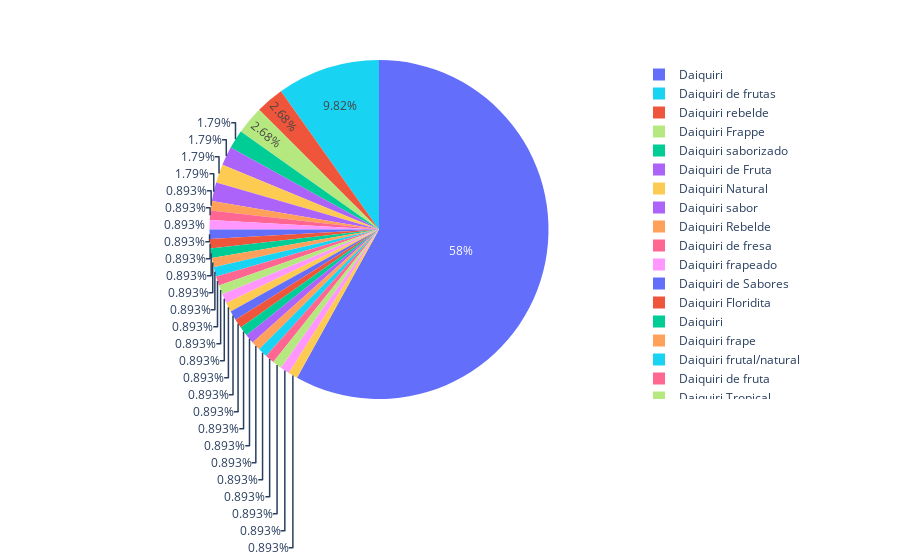

Write notebook code for a chart like this one.
### Code cell
dai = px.pie(dfVD, values = "Contador", names = "Coctel", color = "Coctel")
dai.show()

### Figure 1 — Plotly figure (JSON) as saved in the notebook; plotly's stock layout.template omitted (floating-point values rounded to 4 significant figures)
{"data": [{"customdata": [["Daiquiri"], ["Daiquiri rebelde"], ["Daiquiri saborizado"], ["Daiquiri"], ["Daiquiri de Fruta"], ["Daiquiri Rebelde"], ["Daiquiri"], ["Daiquiri de frutas"], ["Daiquiri de fresa"], ["Daiquiri Frappe"], ["Daiquiri saborizado"], ["Daiquiri frapeado"], ["Daiquiri"], ["Daiquiri"], ["Daiquiri"], ["Daiquiri rebelde"], ["Daiquiri Natural"], ["Daiquiri Frappe"], ["Daiquiri de Sabores"], ["Daiquiri"], ["Daiquiri rebelde"], ["Daiquiri Floridita"], ["Daiquiri"], ["Daiquiri de frutas"], ["Daiquiri "], ["Daiquiri sabor"], ["Daiquiri"], ["Daiquiri frape"], ["Daiquiri Frappe"], ["Daiquiri"], ["Daiquiri de Fruta"], ["Daiquiri frutal/natural"], ["Daiquiri de fruta"], ["Daiquiri Tropical"], ["Daiquiri"], ["Daiquiri Natural"], ["Daiquiri Frapeado Natural"], ["Daiquiri mulata"], ["Daiquiri Saborizado"], ["Daiquiri"], ["Daiquiri"], ["Daiquiri de frutas"], ["Daiquiri sabor"], ["Daiquiri de arandano o fresa"], ["Daiquiri de frutas"], ["Daiquiri"], ["Daiquiri de frutas"], ["Daiquiri"], ["Strawberry Daiquiri"], ["Daiquiri de frutos del bosque natural"], ["Daiquiri de frutas"], ["Daiquiri de sabores"], ["Tropical Daiquiri"], ["Hemingway Daiquiri"], ["Daiquiri"], ["Daiquiri de fresas"], ["Daiquiri de Frutas"], ["Daiquiri"], ["Daiquiri frutal"]], "domain": {"x": [0, 1], "y": [0, 1]}, "hovertemplate": "Coctel=%{customdata[0]}<br>Contador=%{value}<extra></extra>", "labels": ["Daiquiri", "Daiquiri rebelde", "Daiquiri saborizado", "Daiquiri", "Daiquiri de Fruta", "Daiquiri Rebelde", "Daiquiri", "Daiquiri de frutas", "Daiquiri de fresa", "Daiquiri Frappe", "Daiquiri saborizado", "Daiquiri frapeado", "Daiquiri", "Daiquiri", "Daiquiri", "Daiquiri rebelde", "Daiquiri Natural", "Daiquiri Frappe", "Daiquiri de Sabores", "Daiquiri", "Daiquiri rebelde", "Daiquiri Floridita", "Daiquiri", "Daiquiri de frutas", "Daiquiri ", "Daiquiri sabor", "Daiquiri", "Daiquiri frape", "Daiquiri Frappe", "Daiquiri", "Daiquiri de Fruta", "Daiquiri frutal/natural", "Daiquiri de fruta", "Daiquiri Tropical", "Daiquiri", "Daiquiri Natural", "Daiquiri Frapeado Natural", "Daiquiri mulata", "Daiquiri Saborizado", "Daiquiri", "Daiquiri", "Daiquiri de frutas", "Daiquiri sabor", "Daiquiri de arandano o fresa", "Daiquiri de frutas", "Daiquiri", "Daiquiri de frutas", "Daiquiri", "Strawberry Daiquiri", "Daiquiri de frutos del bosque natural", "Daiquiri de frutas", "Daiquiri de sabores", "Tropical Daiquiri", "Hemingway Daiquiri", "Daiquiri", "Daiquiri de fresas", "Daiquiri de Frutas", "Daiquiri", "Daiquiri frutal"], "legendgroup": "", "marker": {"colors": ["#636efa", "#EF553B", "#00cc96", "#636efa", "#ab63fa", "#FFA15A", "#636efa", "#19d3f3", "#FF6692", "#B6E880", "#00cc96", "#FF97FF", "#636efa", "#636efa", "#636efa", "#EF553B", "#FECB52", "#B6E880", "#636efa", "#636efa", "#EF553B", "#EF553B", "#636efa", "#19d3f3", "#00cc96", "#ab63fa", "#636efa", "#FFA15A", "#B6E880", "#636efa", "#ab63fa", "#19d3f3", "#FF6692", "#B6E880", "#636efa", "#FECB52", "#FF97FF", "#FECB52", "#636efa", "#636efa", "#636efa", "#19d3f3", "#ab63fa", "#EF553B", "#19d3f3", "#636efa", "#19d3f3", "#636efa", "#00cc96", "#ab63fa", "#19d3f3", "#FFA15A", "#19d3f3", "#FF6692", "#636efa", "#B6E880", "#FF97FF", "#636efa", "#FECB52"]}, "name": "", "showlegend": true, "type": "pie", "values": [5, 1, 1, 3, 1, 1, 5, 1, 1, 1, 1, 1, 1, 1, 6, 1, 1, 1, 1, 1, 1, 1, 11, 4, 1, 1, 4, 1, 1, 1, 1, 1, 1, 1, 1, 1, 1, 1, 1, 12, 1, 1, 1, 1, 1, 1, 1, 10, 1, 1, 3, 1, 1, 1, 1, 1, 1, 1, 1]}], "layout": {"legend": {"tracegroupgap": 0}, "margin": {"t": 60}}}
